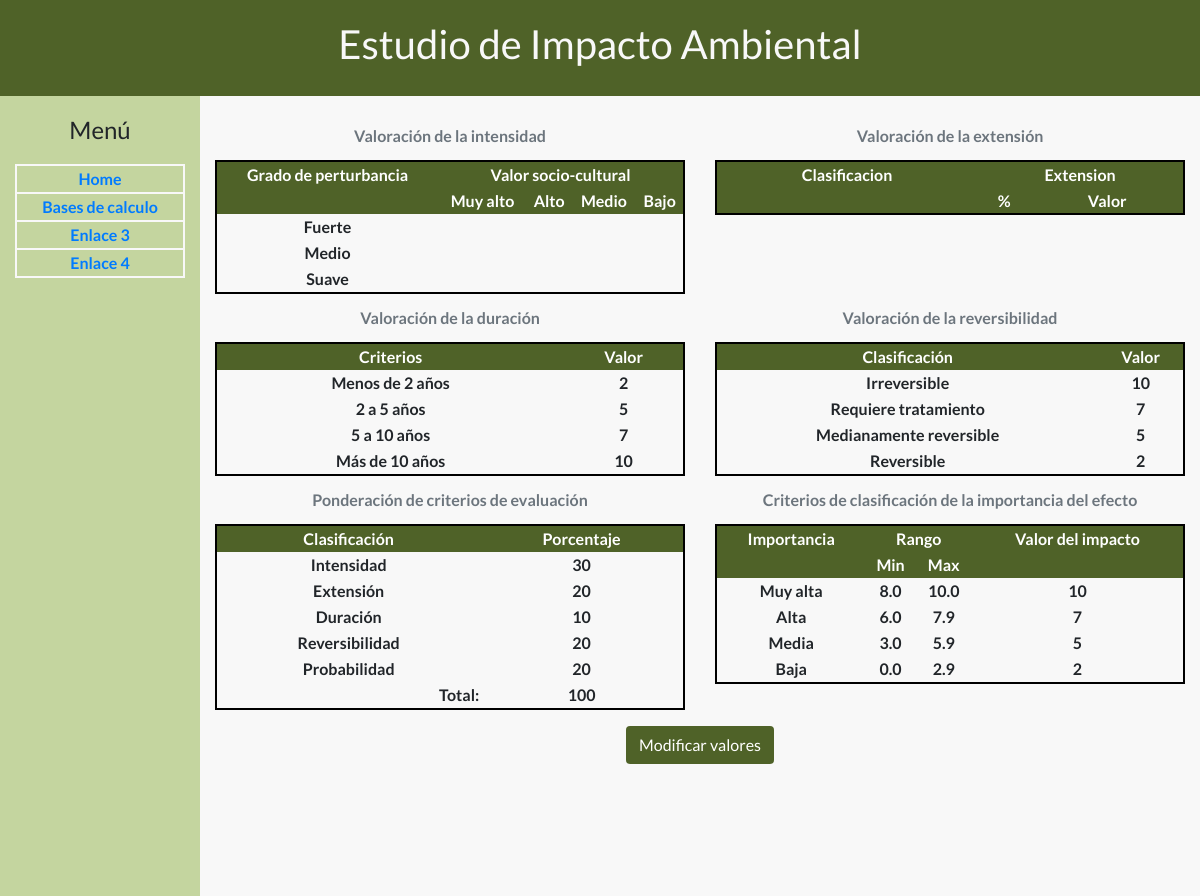
Before: /configuracion/tablas/ with the older database file.
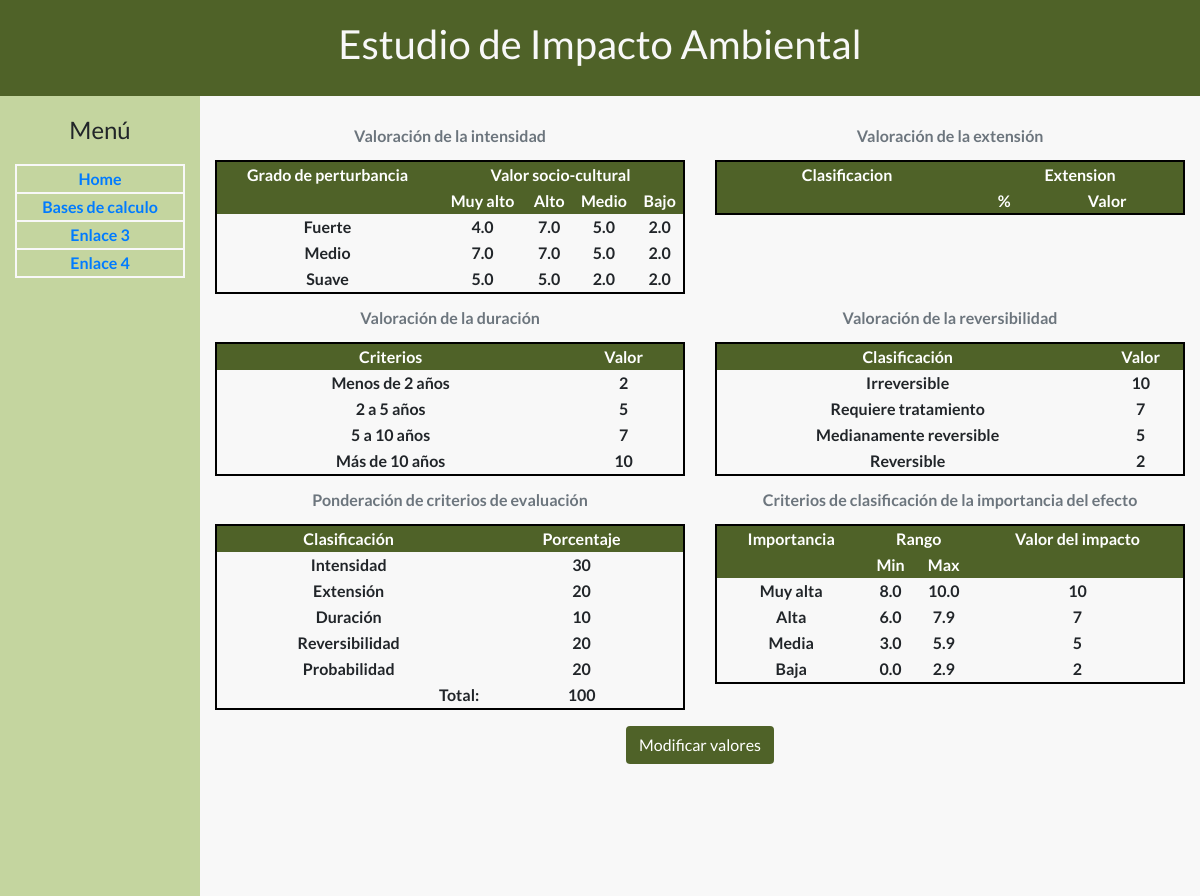
After: the same page with the newer database file.
### configuracion/models.py (models this page shows)
class Intensidad(models.Model):
	valor_sociocultural = models.CharField(choices=VALOR_SA, max_length=40, default="", error_messages={'max_length':'El nombre no puede pasar de mas de 40 caracteres',})
	grado_perturbacion = models.CharField(choices=GRADO_PERTUBACION, max_length=40, default="", error_messages={'max_length':'El nombre no puede pasar de mas de 40 caracteres',})
	valor = models.FloatField(validators=[MinValueValidator(0), MaxValueValidator(10)])
	class Meta:
		unique_together = (('valor_sociocultural', 'grado_perturbacion'), )

### configuracion/views.py (the view)
def tablas(request):
	intensidad_fuerte = Intensidad.objects.all().filter(grado_perturbacion='F')
	intensidad_medio = Intensidad.objects.all().filter(grado_perturbacion='M')
	intensidad_suave = Intensidad.objects.all().filter(grado_perturbacion='S')
	extension = Extension.objects.all().order_by('id')
	duracion = Duracion.objects.all().order_by('id')
	reversibilidad = Reversibilidad.objects.all().order_by('id')
	probabilidad = Probabilidad.objects.all().order_by('id')
	return render(request, 'configuracion/tablas.html', {'intensidad_fuerte':intensidad_fuerte, 'intensidad_medio':intensidad_medio, 'intensidad_suave':intensidad_suave, 'extension':extension, 'duracion':duracion, 'reversibilidad':reversibilidad, 'probabilidad':probabilidad})

### configuracion/templates/configuracion/tablas.html (shortened to what this page needs)
{% extends 'configuracion/base.html' %}
{%block contenido%}
<div class="row justify-content-center">
	<div class="col-md-6 col-sm-12">
		<table class="indicador">
			<caption>Valoración de la intensidad</caption>
			<tr class="cabecera">
				<th>Grado de perturbancia</th>
				<th colspan="4">Valor socio-cultural</th>
			</tr>
			<tr class="cabecera">
				<th>
					<th>Muy alto</th>
					<th>Alto</th>
					<th>Medio</th>
					<th>Bajo</th>
				</th>
			</tr>
			<tr>
				<td>Fuerte</td>
				{% for i in intensidad_fuerte %}
				{% if i.valor_sociocultural == 'MA' %}
				<td>{{i.valor}}</td>
				{% elif i.valor_sociocultural == 'A' %}
				<td>{{i.valor}}</td>
				{% elif i.valor_sociocultural == 'M' %}
				<td>{{i.valor}}</td>
				{% elif i.valor_sociocultural == 'B' %}
				<td>{{i.valor}}</td>
				{% endif %}
				{% endfor %}
			</tr>
				<td>Medio</td>
				{% for i in intensidad_medio %}
				{% if i.valor_sociocultural == 'MA' %}
				<td>{{i.valor}}</td>
				{% elif i.valor_sociocultural == 'A' %}
				<td>{{i.valor}}</td>
				{% elif i.valor_sociocultural == 'M' %}
				<td>{{i.valor}}</td>
				{% elif i.valor_sociocultural == 'B' %}
				<td>{{i.valor}}</td>
				{% endif %}
				{% endfor %}
			<tr>
				<td>Suave</td>
				{% for i in intensidad_suave %}
				{% if i.valor_sociocultural == 'MA' %}
				<td>{{i.valor}}</td>
				{% elif i.valor_sociocultural == 'A' %}
				<td>{{i.valor}}</td>
				{% elif i.valor_sociocultural == 'M' %}
				<td>{{i.valor}}</td>
				{% elif i.valor_sociocultural == 'B' %}
				<td>{{i.valor}}</td>
				{% endif %}
				{% endfor %}
			</tr>
		</table>
	</div>
	<div class="col-md-6 col-sm-12">
		<table class="indicador">
			<caption>Valoración de la extensión</caption>
			<tr class="cabecera">
				<th>Clasificacion</th>
				<th colspan="2">Extension</th>
			</tr>
			<tr class="cabecera">
				<th>
					<th>%</th>
					<th>Valor</th>
				</th>
			</tr>
		</table>
	</div>
</div>
<div class="row justify-content-center">
	<div class="col-md-6 col-sm-12">
		<table class="indicador">
			<caption>Valoración de la duración</caption>
			<tr class="cabecera">
				<th>Criterios</th>
				<th>Valor</th>
			</tr>
			<tr>
				<td>Menos de 2 años</td>
				<td>2</td>
			</tr>
			<tr>
				<td>2 a 5 años</td>
				<td>5</td>
			</tr>
			<tr>
				<td>5 a 10 años</td>
				<td>7</td>
			</tr>
			<tr>
				<td>Más de 10 años</td>
				<td>10</td>
			</tr>
		</table>
	</div>
	<div class="col-md-6 col-sm-12">
		<table class="indicador">
			<caption>Valoración de la reversibilidad</caption>
			<tr class="cabecera">
				<th>Clasificación</th>
				<th>Valor</th>
			</tr>
			<tr>
				<td>Irreversible</td>
				<td>10</td>
			</tr>
			<tr>
				<td>Requiere tratamiento</td>
				<td>7</td>
			</tr>
			<tr>
				<td>Medianamente reversible</td>
				<td>5</td>
			</tr>
			<tr>
				<td>Reversible</td>
				<td>2</td>
			</tr>
		</table>
	</div>
</div>
<div class="row justify-content-center">
	<div class="col-md-6 col-sm-12">
		<table class="indicador">
			<caption>Ponderación de criterios de evaluación</caption>
			<tr class="cabecera">
				<th>Clasificación</th>
				<th>Porcentaje</th>
			</tr>
			<tr>
				<td>Intensidad</td>
				<td>30</td>
			</tr>
			<tr>
				<td>Extensión</td>
				<td>20</td>
			</tr>
			<tr>
				<td>Duración</td>
				<td>10</td>
			</tr>
			<tr>
				<td>Reversibilidad</td>
				<td>20</td>
			</tr>
			<tr>
				<td>Probabilidad</td>
				<td>20</td>
			</tr>
			<tr>
				<td style="text-align: right;">Total:</td>
				<td>100</td>
			</tr>
		</table>
	</div>
	<div class="col-md-6 col-sm-12">
		<table class="indicador">
			<caption>Criterios de clasificación de la importancia del efecto</caption>
			<tr class="cabecera">
				<th>Importancia</th>
				<th colspan="2">Rango</th>
				<th>Valor del impacto</th>
			</tr>
			<tr class="cabecera">
				<th>
					<th>Min</th>
					<th>Max</th>
				</th>
				<th></th>
			</tr>
			<tr>
				<td>Muy alta</td>
				<td>8.0</td>
				<td>10.0</td>
				<td>10</td>
			</tr>
			<tr>
				<td>Alta</td>
				<td>6.0</td>
				<td>7.9</td>
				<td>7</td>
			</tr>
			<tr>
				<td>Media</td>
				<td>3.0</td>
				<td>5.9</td>
				<td>5</td>
			</tr>
			<tr>
				<td>Baja</td>
				<td>0.0</td>
				<td>2.9</td>
				<td>2</td>
			</tr>
		</table>
	</div>
</div>
<div class="row justify-content-center mt-3">
	<a class="btn" style="background: #4f6228; color: white" href="{% url 'modificar_tablas' %}">Modificar valores</a>
</div>
{%endblock%}

### configuracion/templates/configuracion/base.html (shortened to what this page needs)
{% load static %}
<!DOCTYPE html>
<html>
<head>
	<link rel="stylesheet" type="text/css" href="{% static 'css/bootstrap.min.css' %}">
	<link rel="stylesheet" type="text/css" href="{% static 'css/main.css' %}">
</head>
<body>
	<div class="container-fluid h-100">
		<div class="row banner justify-content-center">
			<h1>Estudio de Impacto Ambiental</h1>
		</div>
		<div class="row justify-content-center h-100">
			<div class="col-sm-4 col-xl-2 text-center menu">
				<p class="mt-3">Menú</p>
				<table class="tablenav">
						<tr><td><a href="{% url 'index' %}">Home</a></td></tr>
						<tr><td><a href="{% url 'tablas' %}">Bases de calculo</a></td></tr>
						<tr><td><a href="#">Enlace 3</a></td></tr>
						<tr><td><a href="#">Enlace 4</a></td></tr>
				</table>
			</div>
			<div class="col-sm-8 col-xl-10 mt-3">
				{%block contenido%}
				{%endblock%}
			</div>
	</div>
</body>
</html>

### configuracion/static/css/main.css (style rules this page uses)
html, body { height: 100%; background-color: rgb(248, 248, 248); font-family: 'Lato', sans-serif; }
caption { caption-side: top; text-align: center; }
.banner { background-color: rgb(79, 98, 40); color: rgb(248, 248, 248); padding: 0.5em; font-size: 40px; }
.tablenav tr td { font-weight: bold; border: 2px solid rgb(248, 248, 248); text-align: center; width: 5%; }
.menu { background-color: rgb(196, 213, 159); }
.menu p { font-size: 24px; }
.cabecera { background-color: #4f6228; color: #fff; }
.indicador { font-weight: bold; border: 2px solid #000; text-align: center; width: 100%; }

Changed rows visible on the page:
added Intensidad: valor "4.0", shown under "Valoración de la intensidad"
added Intensidad: valor "7.0", shown under "Valoración de la intensidad"
added Intensidad: valor "5.0", shown under "Valoración de la intensidad"
added Intensidad: valor "2.0", shown under "Valoración de la intensidad"
added Intensidad: valor "7.0"
added Intensidad: valor "7.0"
added Intensidad: valor "5.0"
added Intensidad: valor "2.0"
added Intensidad: valor "5.0"
added Intensidad: valor "5.0"
added Intensidad: valor "2.0"
added Intensidad: valor "2.0"
